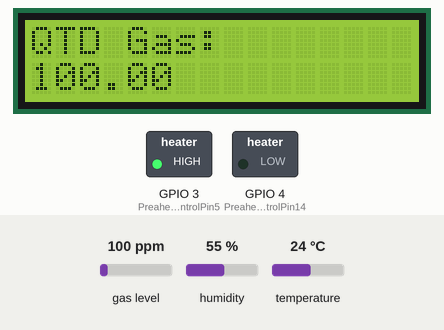
This sketch was run on a simulated ESP32. On the bench: 16×2 character LCD, switched loads named in the sketch (green lamp = pin HIGH). Inputs (shaded band) come from the test bench; at power-on: gas level 100 ppm, humidity 55 %, temperature 24 °C. WiFi joins after 1.5 s; servers stay silent unless stated; what the sketch prints to the serial monitor is not drawn.

Above: at 13.9 s.
At 17.0 s:
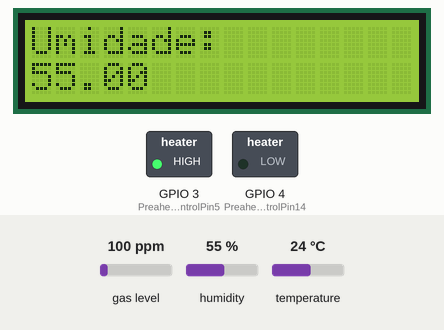
At 32.0 s:
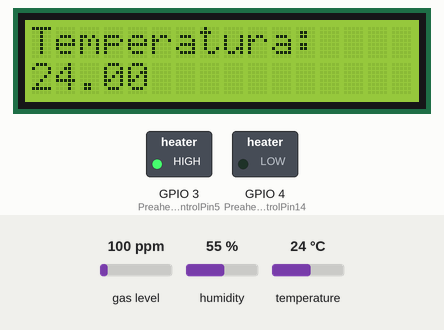
Timing chart, 0 to 33.5 s (numbered marks = the images above):
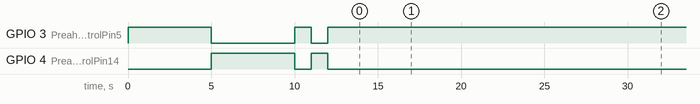

The sketch:

cod_pronto.ino
```cpp
#include <MQUnifiedsensor.h>
#include <Wire.h>
#include <LiquidCrystal_I2C.h>
#include <DHT.h>

// Definições
#define Board                   ("ESp32 DEV BOARD")
#define MQ9Pin                     34  // Pino analógico
#define DHTPIN                  26  // Pino digital conectado ao DHT11
#define DHTTYPE                 DHT22 // Tipo de DHT
#define Type                    ("MQ-9") // Tipo do sensor MQ-9
#define Voltage_Resolution      5  // Resolução de tensão para ESP32
#define ADC_Bit_Resolution      12  // Resolução ADC para ESP32
#define RatioMQ9CleanAir        9.6  // RS / R0 = 60 ppm
#define PreaheatControlPin5     3   // Pino de preaquecimento 5V
#define PreaheatControlPin14    4   // Pino de preaquecimento 1.4V

#define BLYNK_TEMPLATE_ID "TMPL2A7ii46pP"
#define BLYNK_TEMPLATE_NAME "DHT"
#define BLYNK_AUTH_TOKEN "-tZ6e1DZ9PRqmDP40SjOZw37tYzZF82A"
#define BLYNK_PRINT Serial

#include <WiFi.h>
#include <BlynkSimpleEsp32.h>

// Declarando Sensores
WiFiServer server(80);
WiFiClient  client;

MQUnifiedsensor MQ9(Board, Voltage_Resolution, ADC_Bit_Resolution, MQ9Pin, Type);
LiquidCrystal_I2C lcd(0x27, 16, 2);
DHT dht(DHTPIN, DHTTYPE);


// Conectividade
char auth[] = BLYNK_AUTH_TOKEN;
char ssid[] = "";
char pass[] = "";

void setup() {
  Serial.begin(9600);

  pinMode(PreaheatControlPin5, OUTPUT);
  pinMode(PreaheatControlPin14, OUTPUT);

  MQ9.setRegressionMethod(1); // _PPM =  a*ratio^b
  MQ9.setA(1000.5); MQ9.setB(-2.186); // Configure the equation to calculate LPG concentration

  MQ9.init();
  Serial.println("Preheating, please wait 2.5 minutes");
  digitalWrite(PreaheatControlPin5, HIGH);
  digitalWrite(PreaheatControlPin14, LOW);
  delay(5000);
  digitalWrite(PreaheatControlPin5, LOW);
  digitalWrite(PreaheatControlPin14, HIGH);
  delay(5000);
  digitalWrite(PreaheatControlPin5, HIGH);
  digitalWrite(PreaheatControlPin14, LOW);
  delay(1000);
  digitalWrite(PreaheatControlPin5, LOW);
  digitalWrite(PreaheatControlPin14, HIGH);
  delay(1000);
  digitalWrite(PreaheatControlPin5, HIGH);
  digitalWrite(PreaheatControlPin14, LOW);

  Serial.print("Calibrating please wait.");
  float calcR0 = 0;
  for (int i = 1; i <= 10; i++) {
    MQ9.update();
    calcR0 += MQ9.calibrate(RatioMQ9CleanAir);
    Serial.print(".");
  }
  MQ9.setR0(calcR0 / 10);
  Serial.println(" done!");

  if (isinf(calcR0)) {
    Serial.println("Warning: Connection issue, R0 is infinite (Open circuit detected) please check your wiring and supply");
    while (1);
  }
  if (calcR0 == 0) {
    Serial.println("Warning: Connection issue found, R0 is zero (Analog pin shorts to ground) please check your wiring and supply");
    while (1);
  }
  MQ9.serialDebug(true);
Serial.begin(9600);

  dht.begin();
  lcd.init();
  lcd.backlight();
  Blynk.begin(BLYNK_AUTH_TOKEN, ssid, pass);
}

void loop() {

  MQ9.update();
  float gasConcentration = MQ9.readSensor();
  if (isnan(gasConcentration)) {
    gasConcentration = 0;
  }

  float h = dht.readHumidity();
  float t = dht.readTemperature();
  if (isnan(h) || isnan(t)) {
    h = 0;
    t = 0;
  }

  Serial.print("Umidade: ");
  Serial.print(h);
  Serial.println("%");
  Serial.print("Temperatura: ");
  Serial.print(t);
  Serial.println("°C");

  Serial.print("Gas inflamavel: ");
  Serial.println(gasConcentration);

  lcd.setCursor(0, 0);
  lcd.print("QTD Gas: ");
  lcd.setCursor(0,8);
  lcd.print(gasConcentration);
  delay(3000);
  lcd.clear();

  lcd.setCursor(0, 0);
  lcd.print("Umidade: ");
  lcd.setCursor(0, 8);
  lcd.print(h);
  delay(3000);
  lcd.clear();

  lcd.setCursor(0, 0);
  lcd.print("Temperatura: ");
  lcd.setCursor(0, 8);
  lcd.print(t);
  delay(3000);
  lcd.clear();

  Blynk.virtualWrite(V26, t);
  Blynk.virtualWrite(V2, h);
  Blynk.virtualWrite(V1, gasConcentration);
  delay(3000);
}
```

Measured:
- what the display in image 0 shows lasts 3.0 s, from 13.9 s to 16.9 s
